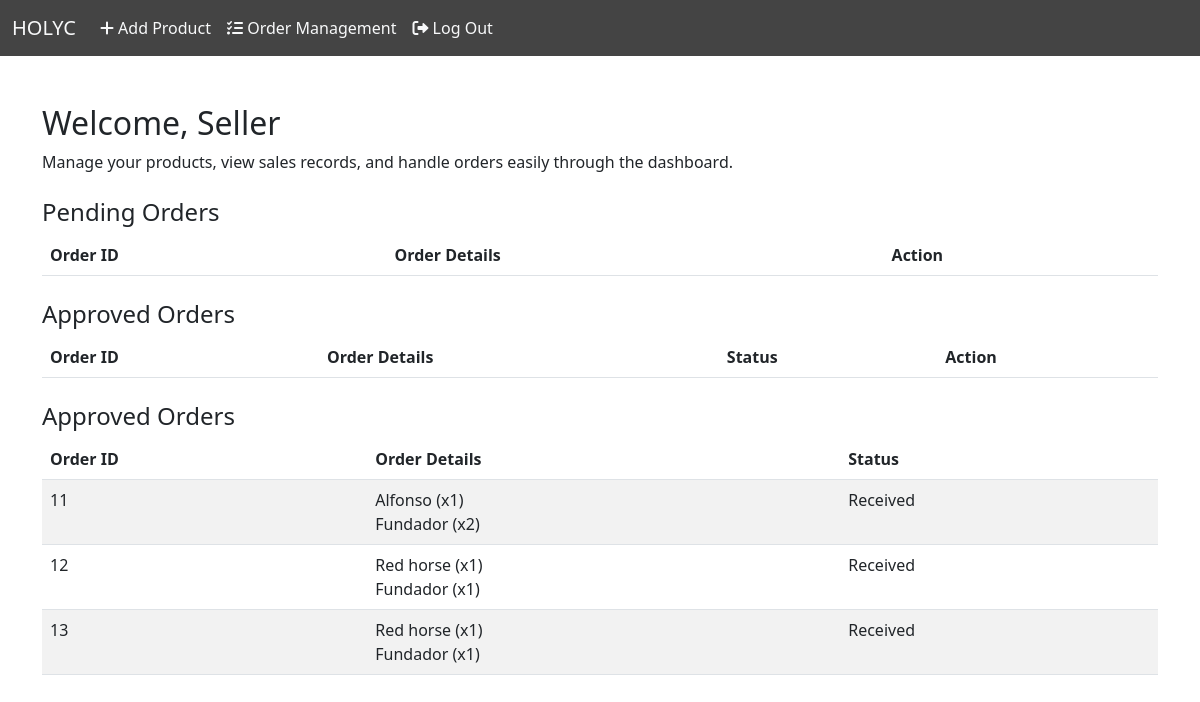
The app's page /orders.php (signed in) with its own data.
### tables this page shows
CREATE TABLE `orders` (
  `id` int(11) NOT NULL,
  `buyer_id` int(11) NOT NULL,
  `seller_id` int(11) NOT NULL,
  `order_date` timestamp NOT NULL DEFAULT current_timestamp(),
  `total_amount` decimal(10,2) NOT NULL,
  `order_status` varchar(50) NOT NULL DEFAULT 'Order Placed',
  `order_details` varchar(255) NOT NULL
);

### orders.php (the view, shortened to what this page needs)
<?php
include 'db.php';
$receivedOrdersQuery = "
    SELECT DISTINCT orders.id, orders.order_details, orders.order_status
    FROM orders
    JOIN add_product
    ON JSON_CONTAINS(orders.order_details, JSON_OBJECT('product_id', add_product.id))
    WHERE add_product.seller = ? AND orders.order_status = 'Received'";
$stmt = $conn->prepare($receivedOrdersQuery);
$stmt->bind_param("i", $_SESSION['id']);
$stmt->execute();
$receivedOrdersResult = $stmt->get_result();
?>
<!DOCTYPE html>
<html lang="en">
<head>
    <link href="https://cdn.jsdelivr.net/npm/bootstrap@5.3.0/dist/css/bootstrap.min.css" rel="stylesheet">
    <link rel="stylesheet" href="https://cdnjs.cloudflare.com/ajax/libs/font-awesome/6.0.0-beta3/css/all.min.css">
</head>
<body>
<nav class="navbar navbar-expand-lg bg-darker text-light">
        <div class="container-fluid">
            <a class="navbar-brand text-light" href="seller.php">HOLYC</a>
            <div class="collapse navbar-collapse text-light" id="navbarNav">
                <ul class="navbar-nav">
                    <li class="nav-item">
                        <a class="nav-link text-light" href="seller.php" data-bs-toggle="modal" data-bs-target="#addProductModal"><i class="fas fa-plus"></i> Add Product</a>
                    </li>
                    <li class="nav-item">
                        <a class="nav-link text-light" href="orders.php"><i class="fas fa-tasks"></i> Order Management</a>
                    </li>
                    <li class="nav-item">
                        <a class="nav-link text-light" href="index.php"><i class="fas fa-sign-out-alt"></i> Log Out</a>
                    </li>
                </ul>
            </div>
        </div>
    </nav>
    <div class="container mt-5">
        <h2>Welcome, Seller</h2>
        <p>Manage your products, view sales records, and handle orders easily through the dashboard.</p>
        <h4 class="mt-4">Pending Orders</h4>
        <table class="table table-striped">
            <thead>
                <tr>
                    <th>Order ID</th>
                    <th>Order Details</th>
                    <th>Action</th>
                </tr>
            </thead>
        </table>
        <h4 class="mt-4">Approved Orders</h4>
        <table class="table table-striped">
            <thead>
                <tr>
                    <th>Order ID</th>
                    <th>Order Details</th>
                    <th>Status</th>
                    <th>Action</th>
                </tr>
            </thead>
        </table>
        <h4 class="mt-4">Approved Orders</h4>
        <table class="table table-striped">
            <thead>
                <tr>
                    <th>Order ID</th>
                    <th>Order Details</th>
                    <th>Status</th>
                </tr>
            </thead>
            <tbody>
                <?php while ($order = $receivedOrdersResult->fetch_assoc()): ?>
                    <tr>
                        <td><?php echo $order['id']; ?></td>
                        <td>
                            <?php
                                $order_details = json_decode($order['order_details'], true);
                                foreach ($order_details as $item) {
                                    echo htmlspecialchars($item['product_name']) . " (x" . $item['quantity'] . ")<br>";
                                }
                            ?>
                        </td>
                        <td><?php echo htmlspecialchars($order['order_status']); ?></td>
                    </tr>
                <?php endwhile; ?>
            </tbody>
        </table>
    </div>
</body>
</html>

### orders.php (style rules this page uses)
.bg-darker { background-color: #444; color: #ffffff; }

### records on screen
orders: id "11", product_name "Alfonso", quantity "1", product_name "Fundador", quantity "2", order_status "Received"
orders: id "12", product_name "Red horse", quantity "1", product_name "Fundador", order_status "Received"
orders: id "13", product_name "Red horse", quantity "1", product_name "Fundador", order_status "Received"
